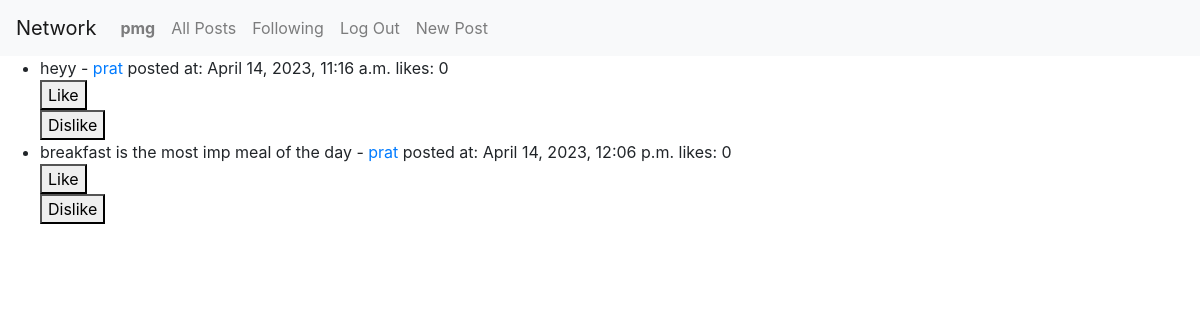
Page /following (signed in) on the committed database.
### network/models.py (models this page shows)
class User(AbstractUser):
    following = models.ManyToManyField('self', blank=True, symmetrical=False, related_name='followers')
    followers_count = models.IntegerField(default=0)
    following_count = models.IntegerField(default=0)

class Post(models.Model):
    content = models.TextField()
    author = models.ForeignKey(User, on_delete=models.CASCADE)
    created_at = models.DateTimeField(auto_now_add = True)
    likes = models.IntegerField(default=0)
    dislikes = models.IntegerField(default=0)

### network/views.py (the view)
# urls.py: path('following', views.following, name="following")
def following(request):
    following_users = request.user.following.all()
    posts = Post.objects.filter(author__in=following_users)
    return render(request, 'network/following.html', {'posts':posts})

### network/templates/network/following.html (shortened to what this page needs)
{% extends "network/layout.html" %}
{% block body %}
    {% if posts %}
    <ul>
        {% for post in posts %}
            <li>{{ post.content }} - <a href="{% url 'profile' post.author.id %}">{{ post.author.username }}</a> posted at: {{post.created_at}} likes: {{post.likes}}
                <form method="post" action="{% url 'like' post.id %}">
                    <button type="submit">Like</button>
                </form>
                <form method="post" action="{% url 'dislike' post.id %}">
                    <button type="submit">Dislike</button>
                </form>
            </li>
        {% endfor %}
    </ul>
    {% else %}
    <p>No posts found.</p>
    {% endif %}
{% endblock %}

### network/templates/network/layout.html (shortened to what this page needs)
{% load static %}
<!DOCTYPE html>
<html lang="en">
    <head>
        <link rel="stylesheet" href="https://stackpath.bootstrapcdn.com/bootstrap/4.4.1/css/bootstrap.min.css">
        <link href="{% static 'network/styles.css' %}" rel="stylesheet">
    </head>
    <body>
        <nav class="navbar navbar-expand-lg navbar-light bg-light">
            <a class="navbar-brand" href="#">Network</a>
            <div>
              <ul class="navbar-nav mr-auto">
                {% if user.is_authenticated %}
                    <li class="nav-item">
                        <a class="nav-link" href="{% url 'profile' user.id%}"><strong>{{ user.username }}</strong></a>
                    </li>
                {% endif %}
                <li class="nav-item">
                  <a class="nav-link" href="{% url 'index' %}">All Posts</a>
                </li>
                {% if user.is_authenticated %}
                    <li class="nav-item">
                        <a class="nav-link" href="{% url 'following' %}">Following</a>
                    </li>
                    <li class="nav-item">
                        <a class="nav-link" href="{% url 'logout' %}">Log Out</a>
                    </li>
                    <li>
                        <a class="nav-link" href="{% url 'newPost' %}">New Post</a>
                    </li>
                {% endif %}
              </ul>
            </div>
          </nav>
        <div class="body">
            {% block body %}
            {% endblock %}
        </div>
    </body>
</html>

### rows in the picture
User: username "pmg"
Post: content "heyy", author.username "prat", created_at "April 14, 2023, 11:16 a.m.", likes "0"
Post: content "breakfast is the most imp meal of the day", author.username "prat", created_at "April 14, 2023, 12:06 p.m.", likes "0"
